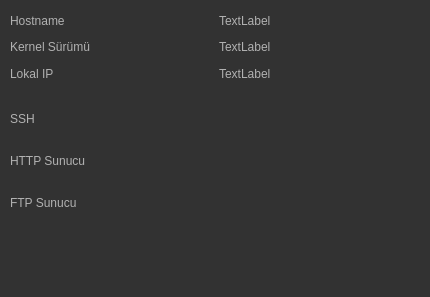
<?xml version="1.0" encoding="UTF-8"?>
<ui version="4.0">
 <class>Dialog</class>
 <widget class="QDialog" name="Dialog">
  <property name="geometry">
   <rect>
    <x>0</x>
    <y>0</y>
    <width>430</width>
    <height>297</height>
   </rect>
  </property>
  <property name="windowTitle">
   <string>Dialog</string>
  </property>
  <property name="styleSheet">
   <string notr="true">QWidget
{
    color: #b1b1b1;
    background-color: #323232;
}</string>
  </property>
  <widget class="QWidget" name="verticalLayoutWidget">
   <property name="geometry">
    <rect>
     <x>10</x>
     <y>10</y>
     <width>411</width>
     <height>74</height>
    </rect>
   </property>
   <layout class="QVBoxLayout" name="infoPanel">
    <item>
     <layout class="QHBoxLayout" name="horizontalLayout">
      <item>
       <widget class="QLabel" name="label_2">
        <property name="text">
         <string>Hostname</string>
        </property>
       </widget>
      </item>
      <item>
       <widget class="QLabel" name="lblHostname">
        <property name="text">
         <string>TextLabel</string>
        </property>
       </widget>
      </item>
     </layout>
    </item>
    <item>
     <layout class="QHBoxLayout" name="horizontalLayout_4">
      <item>
       <widget class="QLabel" name="label_4">
        <property name="text">
         <string>Kernel Sürümü</string>
        </property>
       </widget>
      </item>
      <item>
       <widget class="QLabel" name="lblKernel">
        <property name="text">
         <string>TextLabel</string>
        </property>
       </widget>
      </item>
     </layout>
    </item>
    <item>
     <layout class="QHBoxLayout" name="horizontalLayout_5">
      <item>
       <widget class="QLabel" name="label_5">
        <property name="text">
         <string>Lokal IP</string>
        </property>
       </widget>
      </item>
      <item>
       <widget class="QLabel" name="lblIP">
        <property name="text">
         <string>TextLabel</string>
        </property>
       </widget>
      </item>
     </layout>
    </item>
   </layout>
  </widget>
  <widget class="QWidget" name="horizontalLayoutWidget">
   <property name="geometry">
    <rect>
     <x>270</x>
     <y>230</y>
     <width>150</width>
     <height>51</height>
    </rect>
   </property>
   <layout class="QHBoxLayout" name="close_about">
    <item>
     <widget class="QToolButton" name="hakkinda">
      <property name="styleSheet">
       <string notr="true">background-color: qlineargradient(spread:pad, x1:0, y1:0, x2:0, y2:1, stop:0 rgba(0, 0, 0, 0), stop:0.995455 rgba(255, 255, 255, 0));
border-color: qlineargradient(spread:pad, x1:0, y1:0, x2:0, y2:1, stop:0 rgba(0, 0, 0, 0), stop:0.995455 rgba(255, 255, 255, 0));</string>
      </property>
      <property name="text">
       <string/>
      </property>
      <property name="icon">
       <iconset resource="../icons/icons.qrc">
        <normaloff>:/icons/info.png</normaloff>:/icons/info.png</iconset>
      </property>
      <property name="iconSize">
       <size>
        <width>60</width>
        <height>60</height>
       </size>
      </property>
      <property name="toolButtonStyle">
       <enum>Qt::ToolButtonTextUnderIcon</enum>
      </property>
      <property name="autoRaise">
       <bool>true</bool>
      </property>
     </widget>
    </item>
    <item>
     <widget class="QToolButton" name="kapat">
      <property name="styleSheet">
       <string notr="true">background-color: qlineargradient(spread:pad, x1:0, y1:0, x2:0, y2:1, stop:0 rgba(0, 0, 0, 0), stop:0.995455 rgba(255, 255, 255, 0));
border-color: qlineargradient(spread:pad, x1:0, y1:0, x2:0, y2:1, stop:0 rgba(0, 0, 0, 0), stop:0.995455 rgba(255, 255, 255, 0));</string>
      </property>
      <property name="text">
       <string/>
      </property>
      <property name="icon">
       <iconset resource="../icons/icons.qrc">
        <normaloff>:/icons/stop.png</normaloff>:/icons/stop.png</iconset>
      </property>
      <property name="iconSize">
       <size>
        <width>60</width>
        <height>60</height>
       </size>
      </property>
      <property name="toolButtonStyle">
       <enum>Qt::ToolButtonTextUnderIcon</enum>
      </property>
      <property name="autoRaise">
       <bool>true</bool>
      </property>
     </widget>
    </item>
   </layout>
  </widget>
  <widget class="QWidget" name="verticalLayoutWidget_2">
   <property name="geometry">
    <rect>
     <x>10</x>
     <y>100</y>
     <width>411</width>
     <height>121</height>
    </rect>
   </property>
   <layout class="QVBoxLayout" name="verticalLayout">
    <item>
     <layout class="QHBoxLayout" name="SSH_Panel">
      <item>
       <widget class="QLabel" name="ssh">
        <property name="text">
         <string>SSH</string>
        </property>
       </widget>
      </item>
      <item>
       <widget class="QLabel" name="lblSSHDurum">
        <property name="text">
         <string/>
        </property>
       </widget>
      </item>
      <item>
       <widget class="QToolButton" name="btnsshBaslat">
        <property name="styleSheet">
         <string notr="true">background-color: qlineargradient(spread:pad, x1:0, y1:0, x2:0, y2:1, stop:0 rgba(0, 0, 0, 0), stop:0.995455 rgba(255, 255, 255, 0));
border-color: qlineargradient(spread:pad, x1:0, y1:0, x2:0, y2:1, stop:0 rgba(0, 0, 0, 0), stop:0.995455 rgba(255, 255, 255, 0));</string>
        </property>
        <property name="text">
         <string/>
        </property>
        <property name="icon">
         <iconset resource="../icons/icons.qrc">
          <normaloff>:/icons/start.png</normaloff>:/icons/start.png</iconset>
        </property>
        <property name="iconSize">
         <size>
          <width>60</width>
          <height>60</height>
         </size>
        </property>
        <property name="toolButtonStyle">
         <enum>Qt::ToolButtonTextUnderIcon</enum>
        </property>
        <property name="autoRaise">
         <bool>true</bool>
        </property>
       </widget>
      </item>
      <item>
       <widget class="QToolButton" name="btnsshDur">
        <property name="styleSheet">
         <string notr="true">background-color: qlineargradient(spread:pad, x1:0, y1:0, x2:0, y2:1, stop:0 rgba(0, 0, 0, 0), stop:0.995455 rgba(255, 255, 255, 0));
border-color: qlineargradient(spread:pad, x1:0, y1:0, x2:0, y2:1, stop:0 rgba(0, 0, 0, 0), stop:0.995455 rgba(255, 255, 255, 0));</string>
        </property>
        <property name="text">
         <string/>
        </property>
        <property name="icon">
         <iconset resource="../icons/icons.qrc">
          <normaloff>:/icons/stop.png</normaloff>:/icons/stop.png</iconset>
        </property>
        <property name="iconSize">
         <size>
          <width>60</width>
          <height>60</height>
         </size>
        </property>
        <property name="toolButtonStyle">
         <enum>Qt::ToolButtonTextUnderIcon</enum>
        </property>
        <property name="autoRaise">
         <bool>true</bool>
        </property>
       </widget>
      </item>
      <item>
       <widget class="QToolButton" name="btnsshYeniden">
        <property name="styleSheet">
         <string notr="true">background-color: qlineargradient(spread:pad, x1:0, y1:0, x2:0, y2:1, stop:0 rgba(0, 0, 0, 0), stop:0.995455 rgba(255, 255, 255, 0));
border-color: qlineargradient(spread:pad, x1:0, y1:0, x2:0, y2:1, stop:0 rgba(0, 0, 0, 0), stop:0.995455 rgba(255, 255, 255, 0));</string>
        </property>
        <property name="text">
         <string/>
        </property>
        <property name="icon">
         <iconset resource="../icons/icons.qrc">
          <normaloff>:/icons/reload.png</normaloff>:/icons/reload.png</iconset>
        </property>
        <property name="iconSize">
         <size>
          <width>60</width>
          <height>60</height>
         </size>
        </property>
        <property name="toolButtonStyle">
         <enum>Qt::ToolButtonTextUnderIcon</enum>
        </property>
        <property name="autoRaise">
         <bool>true</bool>
        </property>
       </widget>
      </item>
     </layout>
    </item>
    <item>
     <layout class="QHBoxLayout" name="HTTP_Panel">
      <item>
       <widget class="QLabel" name="http">
        <property name="text">
         <string>HTTP Sunucu</string>
        </property>
       </widget>
      </item>
      <item>
       <widget class="QLabel" name="lblhttpDurum">
        <property name="text">
         <string/>
        </property>
       </widget>
      </item>
      <item>
       <widget class="QToolButton" name="btnhttpBaslat">
        <property name="styleSheet">
         <string notr="true">background-color: qlineargradient(spread:pad, x1:0, y1:0, x2:0, y2:1, stop:0 rgba(0, 0, 0, 0), stop:0.995455 rgba(255, 255, 255, 0));
border-color: qlineargradient(spread:pad, x1:0, y1:0, x2:0, y2:1, stop:0 rgba(0, 0, 0, 0), stop:0.995455 rgba(255, 255, 255, 0));</string>
        </property>
        <property name="text">
         <string/>
        </property>
        <property name="icon">
         <iconset resource="../icons/icons.qrc">
          <normaloff>:/icons/start.png</normaloff>:/icons/start.png</iconset>
        </property>
        <property name="iconSize">
         <size>
          <width>60</width>
          <height>60</height>
         </size>
        </property>
        <property name="toolButtonStyle">
         <enum>Qt::ToolButtonTextUnderIcon</enum>
        </property>
        <property name="autoRaise">
         <bool>true</bool>
        </property>
       </widget>
      </item>
      <item>
       <widget class="QToolButton" name="btnhttpDur">
        <property name="styleSheet">
         <string notr="true">background-color: qlineargradient(spread:pad, x1:0, y1:0, x2:0, y2:1, stop:0 rgba(0, 0, 0, 0), stop:0.995455 rgba(255, 255, 255, 0));
border-color: qlineargradient(spread:pad, x1:0, y1:0, x2:0, y2:1, stop:0 rgba(0, 0, 0, 0), stop:0.995455 rgba(255, 255, 255, 0));</string>
        </property>
        <property name="text">
         <string/>
        </property>
        <property name="icon">
         <iconset resource="../icons/icons.qrc">
          <normaloff>:/icons/stop.png</normaloff>:/icons/stop.png</iconset>
        </property>
        <property name="iconSize">
         <size>
          <width>60</width>
          <height>60</height>
         </size>
        </property>
        <property name="toolButtonStyle">
         <enum>Qt::ToolButtonTextUnderIcon</enum>
        </property>
        <property name="autoRaise">
         <bool>true</bool>
        </property>
       </widget>
      </item>
      <item>
       <widget class="QToolButton" name="btnhttpYeniden">
        <property name="styleSheet">
         <string notr="true">background-color: qlineargradient(spread:pad, x1:0, y1:0, x2:0, y2:1, stop:0 rgba(0, 0, 0, 0), stop:0.995455 rgba(255, 255, 255, 0));
border-color: qlineargradient(spread:pad, x1:0, y1:0, x2:0, y2:1, stop:0 rgba(0, 0, 0, 0), stop:0.995455 rgba(255, 255, 255, 0));</string>
        </property>
        <property name="text">
         <string/>
        </property>
        <property name="icon">
         <iconset resource="../icons/icons.qrc">
          <normaloff>:/icons/reload.png</normaloff>:/icons/reload.png</iconset>
        </property>
        <property name="iconSize">
         <size>
          <width>60</width>
          <height>60</height>
         </size>
        </property>
        <property name="toolButtonStyle">
         <enum>Qt::ToolButtonTextUnderIcon</enum>
        </property>
        <property name="autoRaise">
         <bool>true</bool>
        </property>
       </widget>
      </item>
     </layout>
    </item>
    <item>
     <layout class="QHBoxLayout" name="FTP_Panel">
      <item>
       <widget class="QLabel" name="ftp">
        <property name="text">
         <string>FTP Sunucu</string>
        </property>
       </widget>
      </item>
      <item>
       <widget class="QLabel" name="lblftpDurum">
        <property name="text">
         <string/>
        </property>
       </widget>
      </item>
      <item>
       <widget class="QToolButton" name="btnftpBaslat">
        <property name="styleSheet">
         <string notr="true">background-color: qlineargradient(spread:pad, x1:0, y1:0, x2:0, y2:1, stop:0 rgba(0, 0, 0, 0), stop:0.995455 rgba(255, 255, 255, 0));
border-color: qlineargradient(spread:pad, x1:0, y1:0, x2:0, y2:1, stop:0 rgba(0, 0, 0, 0), stop:0.995455 rgba(255, 255, 255, 0));</string>
        </property>
        <property name="text">
         <string/>
        </property>
        <property name="icon">
         <iconset resource="../icons/icons.qrc">
          <normaloff>:/icons/start.png</normaloff>:/icons/start.png</iconset>
        </property>
        <property name="iconSize">
         <size>
          <width>60</width>
          <height>60</height>
         </size>
        </property>
        <property name="toolButtonStyle">
         <enum>Qt::ToolButtonTextUnderIcon</enum>
        </property>
        <property name="autoRaise">
         <bool>true</bool>
        </property>
       </widget>
      </item>
      <item>
       <widget class="QToolButton" name="btnftpDur">
        <property name="styleSheet">
         <string notr="true">background-color: qlineargradient(spread:pad, x1:0, y1:0, x2:0, y2:1, stop:0 rgba(0, 0, 0, 0), stop:0.995455 rgba(255, 255, 255, 0));
border-color: qlineargradient(spread:pad, x1:0, y1:0, x2:0, y2:1, stop:0 rgba(0, 0, 0, 0), stop:0.995455 rgba(255, 255, 255, 0));</string>
        </property>
        <property name="text">
         <string/>
        </property>
        <property name="icon">
         <iconset resource="../icons/icons.qrc">
          <normaloff>:/icons/stop.png</normaloff>:/icons/stop.png</iconset>
        </property>
        <property name="iconSize">
         <size>
          <width>60</width>
          <height>60</height>
         </size>
        </property>
        <property name="toolButtonStyle">
         <enum>Qt::ToolButtonTextUnderIcon</enum>
        </property>
        <property name="autoRaise">
         <bool>true</bool>
        </property>
       </widget>
      </item>
      <item>
       <widget class="QToolButton" name="btnftpYeniden">
        <property name="styleSheet">
         <string notr="true">background-color: qlineargradient(spread:pad, x1:0, y1:0, x2:0, y2:1, stop:0 rgba(0, 0, 0, 0), stop:0.995455 rgba(255, 255, 255, 0));
border-color: qlineargradient(spread:pad, x1:0, y1:0, x2:0, y2:1, stop:0 rgba(0, 0, 0, 0), stop:0.995455 rgba(255, 255, 255, 0));</string>
        </property>
        <property name="text">
         <string/>
        </property>
        <property name="icon">
         <iconset resource="../icons/icons.qrc">
          <normaloff>:/icons/reload.png</normaloff>:/icons/reload.png</iconset>
        </property>
        <property name="iconSize">
         <size>
          <width>60</width>
          <height>60</height>
         </size>
        </property>
        <property name="toolButtonStyle">
         <enum>Qt::ToolButtonTextUnderIcon</enum>
        </property>
        <property name="autoRaise">
         <bool>true</bool>
        </property>
       </widget>
      </item>
     </layout>
    </item>
   </layout>
  </widget>
 </widget>
 <resources>
  <include location="../icons/icons.qrc"/>
 </resources>
 <connections/>
</ui>
